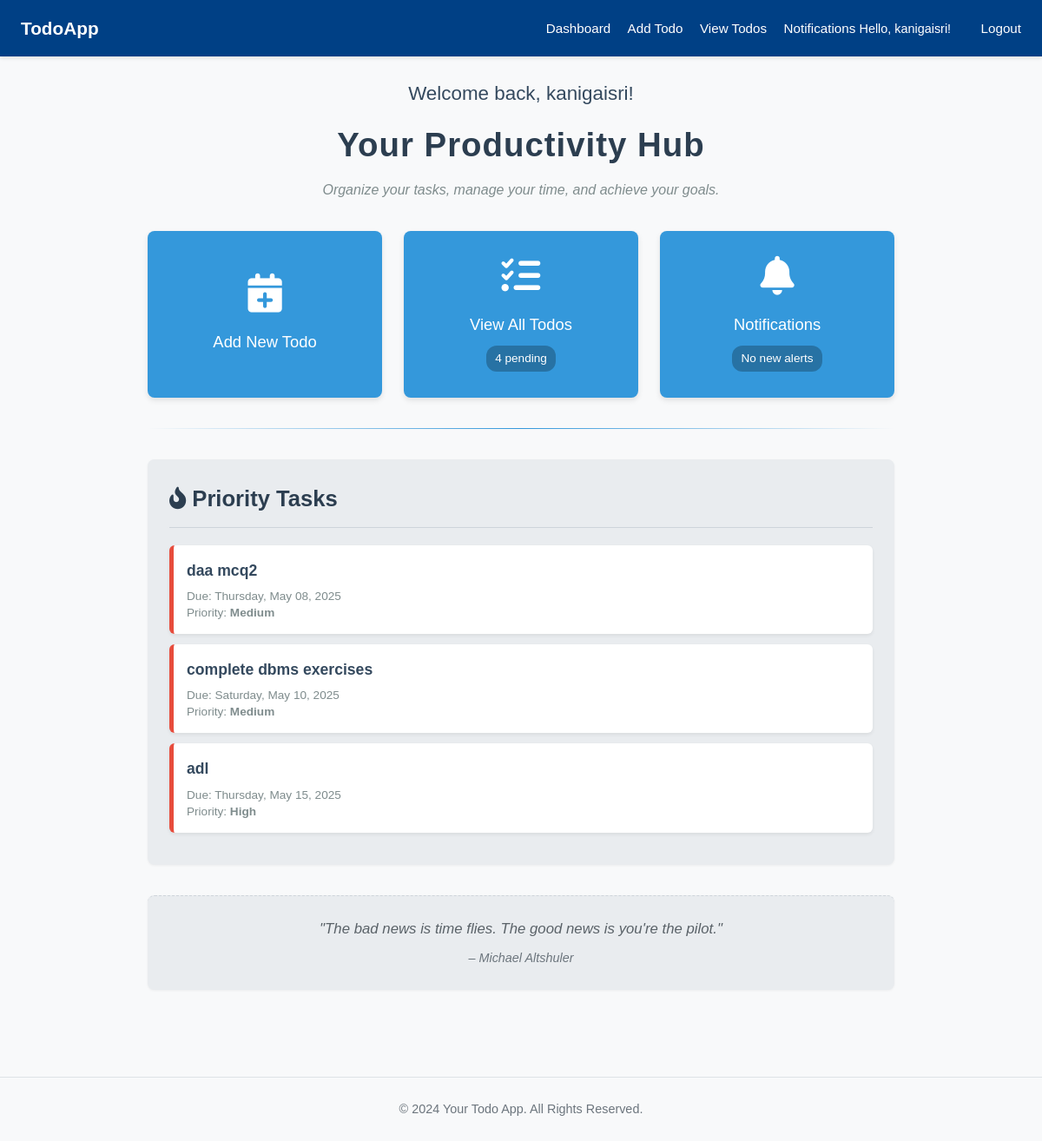
The page /dashboard (signed in) on the database its author committed.
### app.py (models this page shows, shortened)
class User(UserMixin, db.Model):
    __tablename__ = 'user'
    id = db.Column(db.Integer, primary_key=True)
    username = db.Column(db.String(80), unique=True, nullable=False)
    email = db.Column(db.String(120), unique=True, nullable=False)
    password_hash = db.Column(db.String(200), nullable=False)
    todos = db.relationship('Todo', backref='author', lazy='dynamic', cascade="all, delete-orphan")
    notifications = db.relationship('Notification', foreign_keys='Notification.user_id', backref='recipient', lazy='dynamic', cascade="all, delete-orphan")

class Todo(db.Model):
    __tablename__ = 'todo'
    id = db.Column(db.Integer, primary_key=True)
    title = db.Column(db.String(150), nullable=False)
    description = db.Column(db.Text, nullable=True)
    due_date = db.Column(db.DateTime, nullable=True)
    is_completed = db.Column(db.Boolean, default=False, nullable=False)
    priority = db.Column(db.String(20), default='Medium') # 'High', 'Medium', 'Low'
    user_id = db.Column(db.Integer, db.ForeignKey('user.id'), nullable=False)
    created_at = db.Column(db.DateTime, default=datetime.utcnow, nullable=False)
    updated_at = db.Column(db.DateTime, default=datetime.utcnow, onupdate=datetime.utcnow, nullable=False)
    notifications = db.relationship('Notification', foreign_keys='Notification.todo_id', backref='related_task', lazy='dynamic', cascade="all, delete-orphan")

### app.py (the view)
@app.route('/')
@app.route('/dashboard')
@login_required
def dashboard():
    create_due_today_notifications(current_user)
    pending_tasks_count = Todo.query.filter_by(user_id=current_user.id, is_completed=False).count()
    urgent_tasks = Todo.query.filter(
        Todo.user_id == current_user.id,
        Todo.is_completed == False,
        Todo.due_date.isnot(None) # Has a due date
    ).order_by(Todo.due_date.asc()).limit(5).all()
    return render_template('dashboard.html',
                           title='Dashboard',
                           pending_tasks_count=pending_tasks_count,
                           urgent_tasks=urgent_tasks)

### app.py (called while the page is built, shortened)
@login_manager.user_loader
def load_user(user_id):
    return User.query.get(int(user_id))

def create_due_today_notifications(user):
    today = date.today()
    current_todos_for_notification = Todo.query.filter(
        Todo.user_id == user.id,
        Todo.is_completed == False,
        Todo.due_date.isnot(None), # Ensure due_date is set
        func.date(Todo.due_date) == today # Compare only the date part
    ).all()
    notifications_created_count = 0
    if notifications_created_count > 0:
        db.session.commit()

@app.context_processor
def inject_unread_notification_count():
    if current_user.is_authenticated:
        count = Notification.query.filter_by(user_id=current_user.id, is_read=False).count()
        return dict(unread_notifications_count=count)
    return dict(unread_notifications_count=0)

### templates/dashboard.html (shortened to what this page needs)
<!DOCTYPE html>
<html lang="en">
<head>
    <link rel="stylesheet" href="https://cdnjs.cloudflare.com/ajax/libs/font-awesome/6.0.0-beta3/css/all.min.css">
</head>
<body>
    <nav class="navbar">
        <div class="brand">
            <a href="{{ url_for('dashboard') }}">TodoApp</a>
        </div>
        <div class="nav-links">
            {% if current_user.is_authenticated %}
                <a href="{{ url_for('dashboard') }}">Dashboard</a>
                <a href="{{ url_for('add_todo') }}">Add Todo</a>
                <a href="{{ url_for('view_todos') }}">View Todos</a>
                <a href="{{ url_for('notifications_page') }}">
                    Notifications
                </a>
                <span class="user-greeting">Hello, {{ current_user.username }}!</span>
                <a href="{{ url_for('logout') }}">Logout</a>
            {% else %}
                <a href="{{ url_for('login') }}">Login</a>
                <a href="{{ url_for('register') }}">Register</a>
            {% endif %}
        </div>
    </nav>
    <div class="app-container">
        <div class="dashboard-content">
            <div class="dashboard-header">
                <h2 class="welcome">Welcome back, {{ current_user.username }}!</h2>
                <h1>Your Productivity Hub</h1>
                <p class="tagline">Organize your tasks, manage your time, and achieve your goals.</p>
            </div>
            <div class="action-grid">
                <a href="{{ url_for('add_todo') }}" class="action-card">
                    <i class="fas fa-calendar-plus"></i>
                    Add New Todo
                </a>
                <a href="{{ url_for('view_todos') }}" class="action-card">
                    <i class="fas fa-list-check"></i>
                    View All Todos
                    {% if pending_tasks_count > 0 %}
                    <span class="count-badge">{{ pending_tasks_count }} pending</span>
                    {% else %}
                    <span class="count-badge">All caught up!</span>
                    {% endif %}
                </a>
                <a href="{{ url_for('notifications_page') }}" class="action-card">
                    <i class="fas fa-bell"></i>
                    Notifications
                    {% if unread_notifications_count > 0 %}
                    <span class="count-badge">{{ unread_notifications_count }} unread</span>
                    {% else %}
                    <span class="count-badge">No new alerts</span>
                    {% endif %}
                </a>
            </div>
            <div class="divider"></div>
            {% if urgent_tasks and urgent_tasks|length > 0 %}
            <div class="urgent-tasks-section">
                <h2><i class="fas fa-fire-alt"></i> Priority Tasks</h2>
                <div class="urgent-tasks-list">
                    {% for task in urgent_tasks %}
                    <div class="task-item">
                        <h3>{{ task.title }}</h3>
                        {% if task.due_date %}
                        <small>
                            Due: {{ task.due_date.strftime('%A, %b %d, %Y') }}
                        </small>
                        {% endif %}
                        <small>Priority: <strong>{{ task.priority }}</strong></small>
                    </div>
                    {% endfor %}
                </div>
            </div>
            {% endif %}
            <div class="quote-section">
                <p>"The bad news is time flies. The good news is you're the pilot."</p>
                <cite>– Michael Altshuler</cite>
            </div>
        </div>
    </div>
    <footer>
        <p>© {% if now %}{{ now().year }}{% else %}2024{% endif %} Your Todo App. All Rights Reserved.</p>
    </footer>
</body>
</html>

### templates/dashboard.html (style rules this page uses)
* { margin: 0; padding: 0; box-sizing: border-box; }
body { font-family: 'Arial', sans-serif; background-color: #f8f9fa; color: #333; line-height: 1.6; }
.navbar { background-color: #004085; padding: 1rem 1.5rem; color: white; display: flex; justify-content: space-between; align-items: center; box-shadow: 0 2px 4px rgba(0,0,0,0.1); }
.navbar a { color: white; text-decoration: none; margin-left: 15px; font-size: 0.95rem; transition: color 0.2s; }
.navbar .brand a { font-size: 1.3rem; font-weight: bold; margin-left: 0; }
.navbar .nav-links .user-greeting { margin-right: 15px; font-size: 0.9rem; }
.app-container { max-width: 900px; margin: 0 auto; padding: 25px 20px; }
.dashboard-header { text-align: center; margin-bottom: 35px; }
.dashboard-header h1 { color: #2c3e50; font-size: 2.4rem; margin-bottom: 8px; letter-spacing: 1px; }
.dashboard-header h2.welcome { color: #34495e; font-size: 1.4rem; font-weight: 500; margin-bottom: 10px; }
.dashboard-header .tagline { color: #7f8c8d; font-style: italic; margin-bottom: 20px; font-size: 1rem; }
.divider { height: 1px; background: linear-gradient(to right, transparent, #3498db, transparent); margin: 35px 0; }
.action-grid { display: grid; grid-template-columns: repeat(auto-fit, minmax(260px, 1fr)); gap: 25px; margin-bottom: 35px; }
.action-card { background-color: #3498db; color: white; border: none; padding: 30px 20px; font-size: 1.15rem; border-radius: 8px; cursor: pointer; transition: all 0.3s ease; box-shadow: 0 3px 6px rgba(0, 0, 0, 0.1); display: flex; flex-direction: column; align-items: center; justify-content: center; text-align: center; text-decoration: none; min-height: 190px; }
.action-card i { font-size: 2.8rem; margin-bottom: 18px; }
.action-card .count-badge { background-color: rgba(0,0,0,0.25); padding: 4px 10px; border-radius: 12px; font-size: 0.85rem; margin-top: 10px; }
.urgent-tasks-section, .quote-section { margin: 35px 0; padding: 25px; background-color: #e9ecef; border-radius: 8px; box-shadow: 0 1px 3px rgba(0,0,0,0.05); }
.urgent-tasks-section h2 { color: #2c3e50; margin-bottom: 20px; padding-bottom: 12px; border-bottom: 1px solid #ced4da; font-size: 1.6rem; }
.urgent-tasks-list .task-item { background-color: #fff; padding: 15px; border-radius: 6px; margin-bottom: 12px; border-left: 5px solid #e74c3c; box-shadow: 0 2px 4px rgba(0,0,0,0.07); }
.urgent-tasks-list .task-item h3 { font-size: 1.1rem; color: #34495e; margin: 0 0 6px 0; }
.urgent-tasks-list .task-item small { font-size: 0.85rem; color: #7f8c8d; display: block; line-height: 1.4; }
.quote-section { text-align: center; font-style: italic; color: #5a6268; font-size: 1.05rem; border-top: 1px dashed #ced4da; padding-top: 25px; }
.quote-section p { margin-bottom: 5px; }
.quote-section cite { font-size: 0.9rem; color: #6c757d; display: block; margin-top: 8px; }
footer { text-align: center; margin-top: 40px; padding: 25px 20px; border-top: 1px solid #dee2e6; color: #6c757d; font-size: 0.9rem; }

### rows shown on the page
User: username "kanigaisri"
Todo: title "daa mcq2", due_date "Thursday, May 08, 2025", priority "Medium"
Todo: title "complete dbms exercises", due_date "Saturday, May 10, 2025", priority "Medium"
Todo: title "adl", due_date "Thursday, May 15, 2025", priority "High"

### other values the page prints
{{ pending_tasks_count }} "4"
